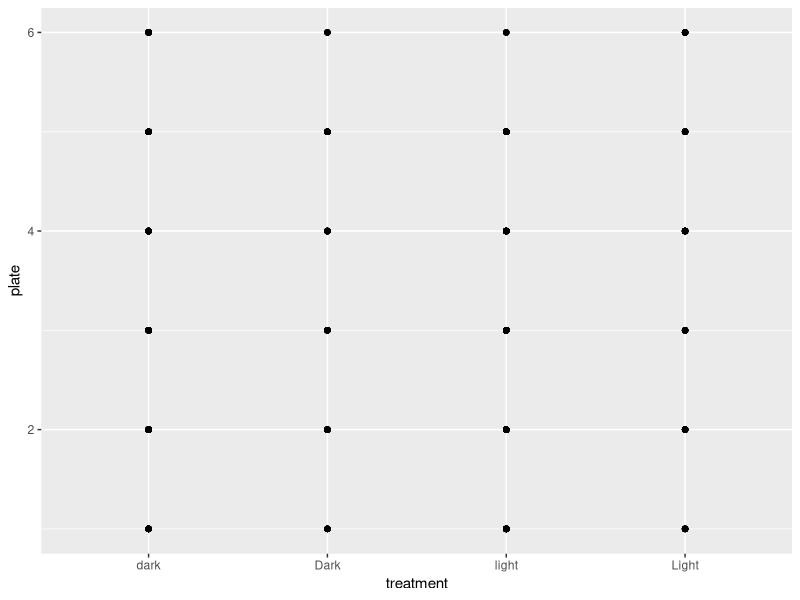

Here is the R script that generated this plot:
library(tidyverse)
library(readxl)

#Read Data in
elegansdata <- read_excel("Data/elegans.xlsx")
readxl::read_excel("Data/elegans.xlsx")
excel_sheets("Data/elegans.xlsx")

#The different sheets 
read_excel(path = "Data/elegans.xlsx", sheet = "reproduction_f0")
read_excel(path = "Data/elegans.xlsx", sheet = "reproduction_f1")
read_excel(path = "Data/elegans.xlsx", sheet = "lifespan_f0")
read_excel(path = "Data/elegans.xlsx", sheet = "f1_lifespan")


#Checking the data
summary(read_excel(path = "Data/elegans.xlsx", sheet = "reproduction_f1"))
head(read_excel(path = "Data/elegans.xlsx", sheet = "lifespan_f0"))
head(read_excel(path = "Data/elegans.xlsx", sheet = "f1_lifespan"))
head(read_excel(path = "Data/elegans.xlsx", sheet = "reproduction_f0"))


# Visualising the data 
(read_excel(path = "Data/elegans.xlsx", sheet = "f1_lifespan")) %>% 
  ggplot(aes(x=treatment,
             y=plate))+
  geom_point()
     



